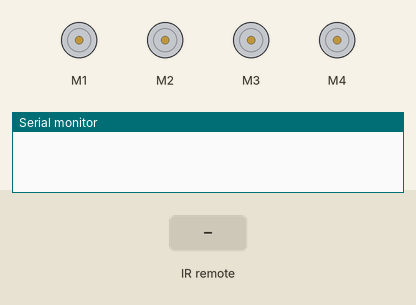
The sketch below on a simulated Arduino Uno, built with avr-gcc and run on an emulated ATmega328P. Parts: 4 × DC motor (green arrow = forward, orange = backward, longer = faster), the last lines printed to the serial monitor. The inputs (shaded band) are chosen by the test bench.

Above: at 1.2 s.
1.3 s: infrared code 0xB946FF00 received
At 2.1 s:
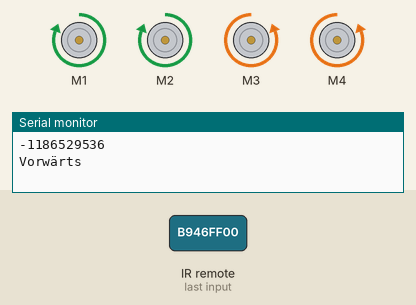
2.8 s: infrared code 0xEA15FF00 received
At 3.2 s:
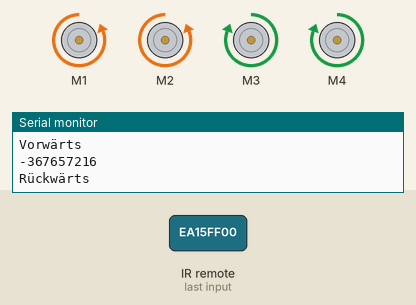
4.3 s: infrared code 0xBF40FF00 received
At 5.6 s:
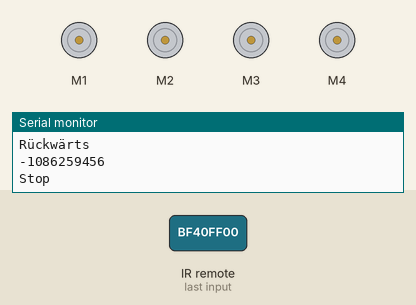
Timing chart, 0 to 7.3 s (numbered marks = the images above; inputs shaded):
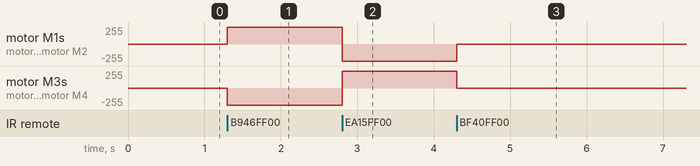

Measured:
- after the input at 1.3 s, motor M1, motor M2: stopped → forward 255/255 at once; motor M3, motor M4: stopped → backward 255/255 at once
- after the input at 2.8 s, motor M1, motor M2: forward 255/255 → backward 255/255 at once; motor M3, motor M4: backward 255/255 → forward 255/255 at once
- after the input at 4.3 s, motor M1, motor M2: backward 255/255 → stopped at once; motor M3, motor M4: forward 255/255 → stopped at once

The sketch:

Abschlussprojekt.ino
```cpp
#include <IRremote.hpp>
#include <AFMotor.h>

AF_DCMotor M1(1); // Motor an Anschluss M1
AF_DCMotor M2(2); // Motor an Anschluss M2
AF_DCMotor M3(3);
AF_DCMotor M4(4);

const int IR_RECEIVE_PIN = A5;  // Dein IR-Empfangspin

void setup() {
  Serial.begin(9600);
  M1.setSpeed(255); // Setze die Geschwindigkeit des Motors 1 (0-255)
  M2.setSpeed(255); // Setze die Geschwindigkeit des Motors 2 (0-255)
  M3.setSpeed(255);
  M4.setSpeed(255);

  // IR-Empfänger aktivieren
  IrReceiver.begin(IR_RECEIVE_PIN);

}

void loop()
{
  if (IrReceiver.decode())
  {
    long resultValue = IrReceiver.decodedIRData.decodedRawData;  // Empfangene Daten
    Serial.println(resultValue);

    if (resultValue == 0xb946ff00 || resultValue == 0x1E61)
    {
      Vorne();
    }
    else if (resultValue == 0xFF906F|| resultValue == 0xEA15FF00)
    {
      Hinten();
    }
    else if(resultValue == 0xbf40ff00)
    {
      Stop();
    }

    IrReceiver.resume(); // Empfang für das nächste Signal aktivieren
  }
}


void Vorne()
{
  Serial.println("Vorwärts");
  M1.run(FORWARD);
  M2.run(FORWARD);
  M3.run(BACKWARD);
  M4.run(BACKWARD);
}

void Hinten()
{
  Serial.println("Rückwärts");
  M1.run(BACKWARD);
  M2.run(BACKWARD);
  M3.run(FORWARD);
  M4.run(FORWARD);
}

void Stop()
{
  Serial.println("Stop");
  M1.run(RELEASE);
  M2.run(RELEASE);
  M3.run(RELEASE);
  M4.run(RELEASE);
}
```
